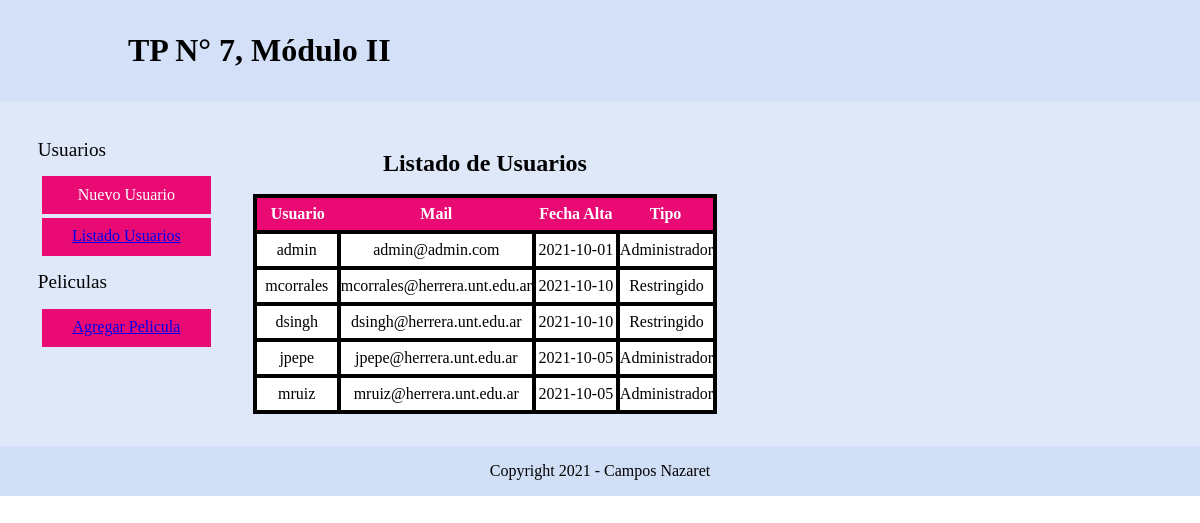
Page /Ejercicio_3/php/usuario_listado.php on the committed database.
### tables this page shows
CREATE TABLE `usuario` (
  `id` int(11) NOT NULL,
  `usuario` varchar(60) NOT NULL,
  `password` varchar(40) NOT NULL,
  `mail` varchar(80) NOT NULL,
  `fecha_alta` date NOT NULL,
  `tipo` varchar(15) NOT NULL
);

### Ejercicio_3/php/usuario_listado.php (the view, shortened to what this page needs)
<main>
    <section class="seccion">
        <article>
            <?php
                require('menu.php');
            ?>
        </article>
        <article>
            <?php
                $bd = 'peliculas';
                $conexion = conectar($bd);
                $consulta = 'SELECT * FROM usuario ';
                $q = mysqli_query($conexion, $consulta);
                if ($q){
                    if (mysqli_num_rows($q)) {
                        ?>
                            <h2>Listado de Usuarios</h2>
                            <table>
                                <tr>
                                    <th>Usuario</th>
                                    <th>Mail</th>
                                    <th>Fecha Alta</th>
                                    <th>Tipo</th>
                                </tr>
                        <?php
                        while ($fila = mysqli_fetch_array($q)) {
                            ?>
                            <tr>
                                <td><?php echo $fila['usuario']; ?></td>
                                <td><?php echo $fila['mail']; ?></td>
                                <td><?php echo $fila['fecha_alta']; ?></td>
                                <td><?php echo $fila['tipo']; ?></td>
                            </tr>
                        <?php
                        }
                        echo  '</table>';
                    } else {
                        echo '<p>No Se Encontraron Datos</p>';
                        header ('refresh:5; url=../index.html');
                    }
                } else {
                    echo '<p>Error en la consulta</p>';
                }
            ?>
        </article>
    </section>
</main>

### Ejercicio_3/php/menu.php
<nav>
    <p>Usuarios</p>
    <ul>
        <li>Nuevo Usuario</li>
        <li><a href="usuario_listado.php">Listado Usuarios</a></li>
    </ul>
    <p>Peliculas</p>
    <ul><li><a href="pelicula_alta.php">Agregar Pelicula</a> </li></ul>
</nav>

### Ejercicio_3/css/estilo.css (style rules this page uses)
* { border:0; padding:0; margin:0; }
header { padding: 2em; background-color: rgba(129, 165, 231, 0.349); }
main { background-color: rgba(129, 165, 231, 0.26) ; }
section { padding: 1em; }
article { padding: 1em; }
h1 { padding-left: 3em; }
.parrafo { background-color: rgba(129, 165, 231, 0.37); text-align: center; padding: 1em; }
h2 { text-align: center; padding: 0.7em; }
table { border-collapse: collapse; border: solid 0.3em #000000; text-align: center; }
td { border: solid 0.3em #000000; background-color: white; width: 5em; height: 4vh; }
th { color: white; background-color: #e90b73; width: 5em; height: 4vh; }
.seccion { display: flex; flex-direction: row; }
nav p { padding: 0.3em; font-size: 1.2em; }
li { list-style: none; background-color: #e90b73; padding: 0.3em; width: 10em; height: 1.5em; text-align: center; padding-top: 0.6em; margin: 0.2em; color: white; }
ul { padding: 0.4em; }

### rows in the picture
usuario: usuario "admin", mail "admin@admin.com", fecha_alta "2021-10-01", tipo "Administrador"
usuario: usuario "mcorrales", mail "mcorrales@herrera.unt.edu.ar", fecha_alta "2021-10-10", tipo "Restringido"
usuario: usuario "dsingh", mail "dsingh@herrera.unt.edu.ar", fecha_alta "2021-10-10", tipo "Restringido"
usuario: usuario "jpepe", mail "jpepe@herrera.unt.edu.ar", fecha_alta "2021-10-05", tipo "Administrador"
usuario: usuario "mruiz", mail "mruiz@herrera.unt.edu.ar", fecha_alta "2021-10-05", tipo "Administrador"
